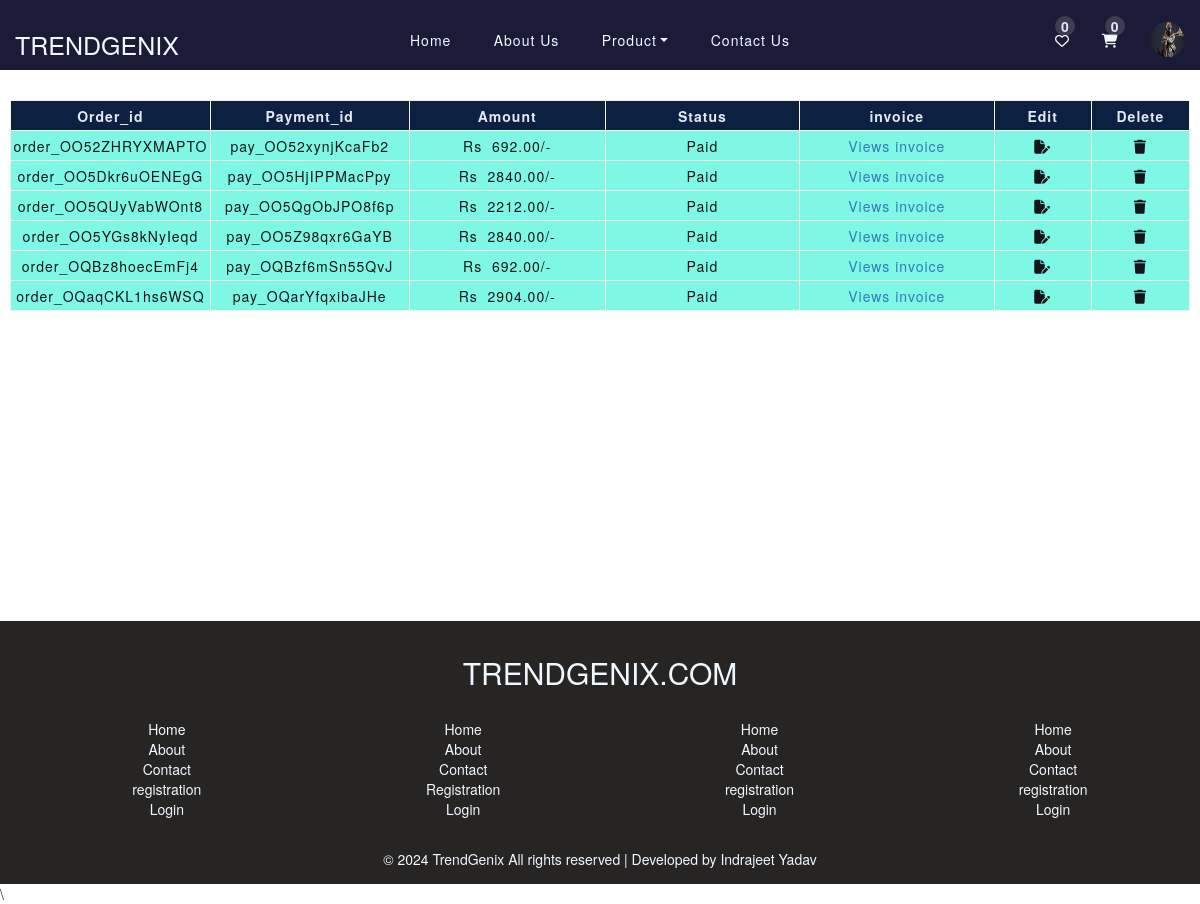
/myorder (signed in), run on the app's committed database.
### app/models.py (models this page shows, shortened)
class RegistrationModel(models.Model):
    Profile=models.ImageField(null=True, upload_to=True)
    About=models.TextField( null=True)
    Address=models.TextField( null=True)
    Username=models.CharField(max_length=20, null=True)
    Name=models.CharField(max_length=20)
    Email=models.EmailField(unique=True)
    Number=models.IntegerField()
    Password=models.CharField(max_length=20)
    Birthday=models.DateField(null=True)
    Role=models.CharField(max_length=20, default='customer', choices=role)

class Invoicemodel(models.Model):
    Invoice_id=models.CharField(max_length=255, blank=True)
    invoice_number=models.CharField(max_length=255, blank=True)
    Customer_id=models.CharField(max_length=255, blank=True)
    Order_id=models.CharField(max_length=255, blank=True)
    Payment_id=models.CharField(max_length=255, blank=True)
    Payment_method=models.CharField(max_length=255, blank=True)
    Gross_amount=models.IntegerField(blank=True)
    Tax_amount=models.IntegerField(blank=True)
    Amount=models.IntegerField(blank=True)
    Amount_paid=models.IntegerField(blank=True)
    Amount_due=models.IntegerField(blank=True)
    Currency=models.CharField(max_length=255, blank=True)
    Billing_address=models.TextField( blank=True)
    Shipping_address=models.TextField( blank=True)
    Billingtime=models.DateTimeField(auto_now=True)
    Status=models.CharField(max_length=255, blank=True)
    Invoice_pdf=models.FileField(upload_to='../invoice_pdf/', null=True)
    Email_id=models.EmailField(null= True)

### app/views.py (the view, shortened to what this page needs)
# urls.py: path('myorder', myorder, name='myorder'),
def myorder(request):
    User_id=request.session.get('User_id')
    user_info=get_object_or_404(RegistrationModel, id=User_id)
    addcart = request.session.get('addtocart')
    try:
        cart_no=len(addcart)
    except:
        cart_no=0
    invoice_data = Invoicemodel.objects.filter(Email_id= user_info.Email)
    print(type(invoice_data))
    Context={
        'user_name':user_info,
        'addcartno': cart_no,
        'media_url': settings.MEDIA_URL,
        'invoice_data':invoice_data
    }
    print('==================== ==============  ============')
    return render(request, 'myorder.html', Context )

### app/templates/myorder.html
{% extends 'base.html' %}
{% load static %}
{% block content%}
<div id="myorderpage_body" style="margin-bottom: 300px;">
    <div>
        <table id="myorder_table">
            <thead id="myorder_header">
                <tr>
                    <th>Order_id</th>
                    <th>Payment_id</th>
                    <th>Amount</th>
                    <th>Status</th>
                    <th>invoice</th>
                    <th style="width: 100px;">Edit</th>
                    <th style="width: 100px;">Delete</th>
                </tr>
            </thead>
            <tbody id="myoder_body">
                {% for i in invoice_data %}
                <tr>
                    <td class="colw-25">{{i.Order_id | default:'none'}}</td>
                    <td>{{i.Payment_id | default:'none'}}</td>
                    <td>Rs&nbsp;&nbsp;{{i.Amount_paid | default:'none'}}.00/-</td>
                    <td>{{i.Status | default:'none'}}</td>
                    <td><a href="{% url 'myoderinvoice' pk=i.Invoice_id %}">Views invoice</a></td>
                    <td style="width: 100px;"><i class="fa-solid fa-file-pen"></i></td>
                    <td style="width: 100px;"><i class="fa-solid fa-trash"></i></td>
                </tr>
                {% endfor %}
            </tbody>
        </table>
    </div>
</div>
{% endblock %}

### app/templates/base.html (shortened to what this page needs)
{% load static %}
<!DOCTYPE html>
<html lang="en">
<head>
    <link rel="stylesheet" href="{% static '/css/style.css' %}">
    <link rel="stylesheet" href="{% static '/css/registration.css' %}">
    <link href="https://cdn.jsdelivr.net/npm/bootstrap@5.3.3/dist/css/bootstrap.min.css" rel="stylesheet"
>
    <link rel="stylesheet" href="https://cdnjs.cloudflare.com/ajax/libs/font-awesome/6.5.2/css/all.min.css"
 />
    <link rel="stylesheet" href="https://maxcdn.bootstrapcdn.com/bootstrap/3.4.1/css/bootstrap.min.css">
    <link rel="stylesheet" href="https://cdnjs.cloudflare.com/ajax/libs/font-awesome/6.5.2/css/all.min.css"
 />
    <link rel="stylesheet"
        href="https://cdnjs.cloudflare.com/ajax/libs/MaterialDesign-Webfont/5.3.45/css/materialdesignicons.css"
 />
    <link href='https://unpkg.com/boxicons@2.1.4/css/boxicons.min.css' rel='stylesheet'>
    <link rel="stylesheet" href="https://cdnjs.cloudflare.com/ajax/libs/meyer-reset/2.0/reset.min.css">
    <link rel='stylesheet' href='//maxcdn.bootstrapcdn.com/bootstrap/3.3.5/css/bootstrap.min.css'>
</head>
<body>
    {% if user_name %}
    <div id="Navbar" class="navbar-inverse">
        <div id="responsive_icon_com_title">
            <div id="title"><a href="{% url 'index'%}">TRENDGENIX</a></div>
        </div>
        <ul id="navbar1">
            <li><a href="{% url 'index'%}">Home</a></li>
            <li><a href="{% url 'about'%}">About Us</a></li>
            <li class="nav-item dropdown">
                <a class="nav-link dropdown-toggle" href="{% url 'product'%}" role="button"
                    data-bs-toggle="dropdown">Product</a>
            </li>
            <li><a href="{% url 'contact'%}">Contact Us</a></li>
        </ul>
        <ul id="userdashnavbar2">
            <li id="liked_icon_container">
                <div id="add_liked_value">{{addcartno | default:'0'}}</div>
                <a href="{% url 'login'%}"><i class="fa-regular fa-heart"></i></a>
            </li>
            <li id="addcart_icon_container">
                <div id="add_cart_value">{{addcartno | default:'0'}}</div>
                <a href="{% url 'cartpage'%}">
                    <i class="fa-solid fa-cart-shopping"></i>
                </a>
            </li>
            <li id="login_user" onclick="pro_info(1)">
                {% if user_name.Profile %}
                <img src="{{media_url}}{{user_name.Profile}}" alt="" id="usericon_img" />
                {% else %}
                <img id="usericon"
                    src="https://static.vecteezy.com/system/resources/thumbnails/004/607/791/small_2x/man-face-emotive-icon-smiling-male-character-in-blue-shirt-flat-illustration-isolated-on-white-happy-human-psychological-portrait-positive-emotions-user-avatar-for-app-web-design-vector.jpg"
                    alt="" />
                {% endif %}
            </li>
        </ul>
    </div>
    {% endif %}
    {% block content%}
    {% endblock %}
    <Footer id="Footer">
        <h2>TRENDGENIX.COM</h2>
        <div id="links_box">
            <ul id="footlink1" style="list-style: none;">
                <li><a href="{% url 'index'%}">Home</a></li>
                <li><a href="{% url 'about'%}">About</a></li>
                <li><a href="{% url 'contact'%}">Contact</a></li>
                <li><a href="{% url 'register'%}">registration</a></li>
                <li><a href="{% url 'login'%}">Login</a></li>
            </ul>
            <ul id="footlink2" style="list-style: none;">
                <li><a href="{% url 'index'%}">Home</a></li>
                <li><a href="{% url 'about'%}">About</a></li>
                <li><a href="{% url 'contact'%}">Contact</a></li>
                <li><a href="{% url 'register'%}">Registration</a></li>
                <li><a href="{% url 'login'%}">Login</a></li>
            </ul>
            <ul id="footlink3" style="list-style: none;">
                <li><a href="{% url 'index'%}">Home</a></li>
                <li><a href="{% url 'about'%}">About</a></li>
                <li><a href="{% url 'contact'%}">Contact</a></li>
                <li><a href="{% url 'register'%}">registration</a></li>
                <li><a href="{% url 'login'%}">Login</a></li>
            </ul>
            <ul id="footlink4" style="list-style: none;">
                <li><a href="{% url 'index'%}">Home</a></li>
                <li><a href="{% url 'about'%}">About</a></li>
                <li><a href="{% url 'contact'%}">Contact</a></li>
                <li><a href="{% url 'register'%}">registration</a></li>
                <li><a href="{% url 'login'%}">Login</a></li>
            </ul>
        </div>
        <div>
            &copy; 2024 TrendGenix All rights reserved | Developed by Indrajeet Yadav
        </div>
    </Footer>
    \
</body>
</html>

### app/static/css/style.css (style rules this page uses)
* { margin: 0px; padding: 0px; box-sizing: border-box; }
#Navbar { list-style: none; width: 100%; height: 70px; display: flex; justify-content: space-between; align-items: center; padding: 1px 15px; padding-top: 20px; background-color: rgb(27, 27, 56); z-index: 110; position: sticky; top: -10px }
#navbar1 { width: 400px; list-style: none; display: flex; justify-content: space-between; align-items: center; }
#userdashnavbar2 { width: 150px; list-style: none; display: flex; justify-content: space-between; align-items: center; }
#title a { color: aliceblue; font-size: 25px; text-decoration: none; }
#login_user { color: aliceblue; cursor: pointer; }
#Navbar li a { text-decoration: none; color: aliceblue; letter-spacing: 1px; }
#responsive_icon_com_title { width: 130px; height: 38px; display: flex; justify-content: space-between; align-items: center; }
#usericon_img { width:35px; height: 35px; border-radius: 50%; }
#addcart_icon_container, #liked_icon_container { position: relative; }
#add_cart_value { width: 20px; height: 20px; border-radius: 50px; text-align: center; background-color: rgba(198, 193, 193, 0.2); color: rgb(229, 229, 251); font-weight: 700; position: absolute; top: -14px; left: 3px; }
#add_liked_value { width: 20px; height: 20px; border-radius: 50px; text-align: center; background-color: rgba(198, 193, 193, 0.2); color: rgb(229, 229, 251); font-weight: 700; position: absolute; top: -14px; }
#Footer { text-align: center; color: aliceblue; padding: 15px 10px; background-color: rgb(39, 36, 36); }
#links_box { display: flex; justify-content: space-around; align-items: center; width: 100%; height: 150px; }
#footlink1 li a, #footlink2 li a, #footlink3 li a, #footlink4 li a { color: aliceblue; text-decoration: none; margin-bottom: 15px; }

### app/static/css/registration.css (style rules this page uses)
body { margin-top:20px; background-color: #f1f3f7; }
a { text-decoration: none!important; }
body { margin-top:20px; background-color:#f2f6fc; color:#69707a; }
a { color: #2196F3; }
#myorderpage_body { width:100%; height: auto; padding: 10px; padding-top: 30px; display: flex; justify-content: center; align-items: center; }
#myorder_header tr th { border: 1px solid beige; background-color: #0c2142; color: #e4e8f0; width: 200px; height: 30px; letter-spacing: 1px; font-weight: 700; text-align: center; }
.colw-25 { width:250px; }
#myoder_body tr td { border: 1px solid beige; background-color: #7ef8e4; color: #141518; width: 200px; height: 30px; letter-spacing: 1px; text-align: center; }

### data on the page
RegistrationModel: Profile (picture)
Invoicemodel: Order_id "order_OO52ZHRYXMAPTO", Payment_id "pay_OO52xynjKcaFb2", Amount_paid "692", Status "Paid"
Invoicemodel: Order_id "order_OO5Dkr6uOENEgG", Payment_id "pay_OO5HjIPPMacPpy", Amount_paid "2840", Status "Paid"
Invoicemodel: Order_id "order_OO5QUyVabWOnt8", Payment_id "pay_OO5QgObJPO8f6p", Amount_paid "2212", Status "Paid"
Invoicemodel: Order_id "order_OO5YGs8kNyIeqd", Payment_id "pay_OO5Z98qxr6GaYB", Amount_paid "2840", Status "Paid"
Invoicemodel: Order_id "order_OQBz8hoecEmFj4", Payment_id "pay_OQBzf6mSn55QvJ", Amount_paid "692", Status "Paid"
Invoicemodel: Order_id "order_OQaqCKL1hs6WSQ", Payment_id "pay_OQarYfqxibaJHe", Amount_paid "2904", Status "Paid"

### other printed values
{{ addcartno | default:'0' }} "0"
